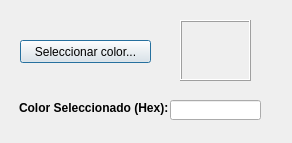
<?xml version="1.0" encoding="UTF-8"?>
<ui version="4.0">
 <class>frmSeleccionColor</class>
 <widget class="QDialog" name="frmSeleccionColor">
  <property name="geometry">
   <rect>
    <x>0</x>
    <y>0</y>
    <width>292</width>
    <height>143</height>
   </rect>
  </property>
  <property name="windowTitle">
   <string>Selección de Colores</string>
  </property>
  <property name="layoutDirection">
   <enum>Qt::RightToLeft</enum>
  </property>
  <widget class="QPushButton" name="btnSeleccionColor">
   <property name="geometry">
    <rect>
     <x>20</x>
     <y>40</y>
     <width>131</width>
     <height>23</height>
    </rect>
   </property>
   <property name="text">
    <string>Seleccionar color...</string>
   </property>
  </widget>
  <widget class="QLabel" name="lblColor">
   <property name="geometry">
    <rect>
     <x>19</x>
     <y>98</y>
     <width>150</width>
     <height>20</height>
    </rect>
   </property>
   <property name="font">
    <font>
     <weight>75</weight>
     <bold>true</bold>
    </font>
   </property>
   <property name="text">
    <string>Color Seleccionado (Hex):</string>
   </property>
  </widget>
  <widget class="QLineEdit" name="txtColor">
   <property name="geometry">
    <rect>
     <x>170</x>
     <y>100</y>
     <width>91</width>
     <height>20</height>
    </rect>
   </property>
  </widget>
  <widget class="QFrame" name="frameColor">
   <property name="geometry">
    <rect>
     <x>180</x>
     <y>20</y>
     <width>71</width>
     <height>61</height>
    </rect>
   </property>
   <property name="frameShape">
    <enum>QFrame::Box</enum>
   </property>
   <property name="frameShadow">
    <enum>QFrame::Raised</enum>
   </property>
  </widget>
 </widget>
 <resources/>
 <connections/>
</ui>
